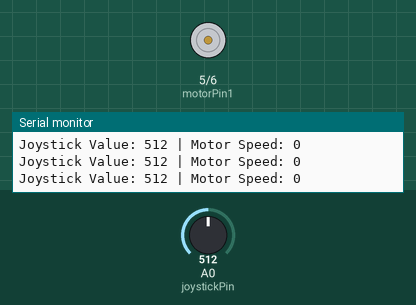
The sketch below on a simulated Arduino Uno, built with avr-gcc and run on an emulated ATmega328P. Shown: motor-driver pin pairs drawn as motors (green arrow = first pin HIGH = forward, orange = second pin HIGH = backward, longer = more drive, scaled by the enable pin), the last lines printed to the serial monitor. The test bench sets the inputs (shaded band); at power-on: A0 (joystickPin) = 512.

Above: at 1.2 s.
1.3 s: A0 (joystickPin) set to 716
At 2.5 s:
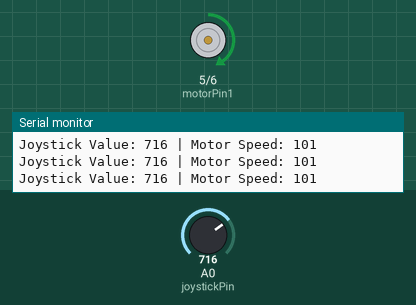
2.8 s: A0 (joystickPin) set to 900
At 4.0 s:
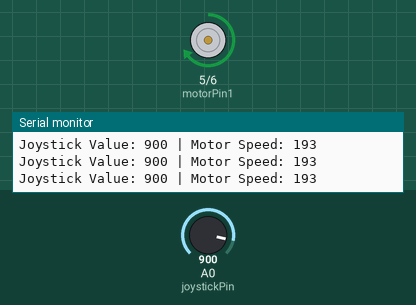
4.3 s: A0 (joystickPin) set to 511
At 5.5 s:
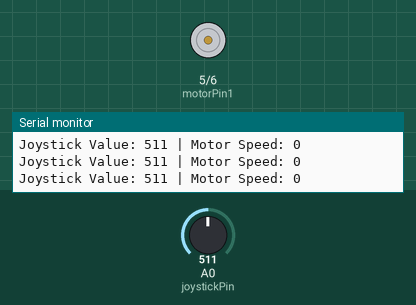
5.8 s: A0 (joystickPin) set to 493
At 7.0 s:
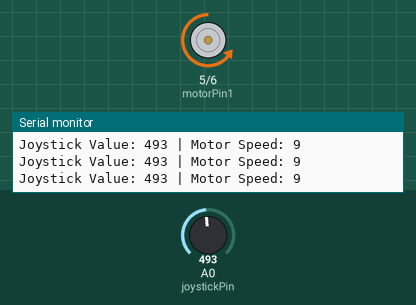
7.3 s: A0 (joystickPin) set to 306
At 8.5 s:
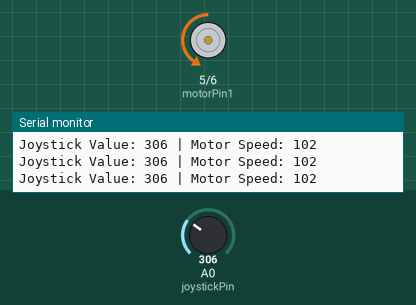
8.8 s: A0 (joystickPin) set to 0
At 10.2 s:
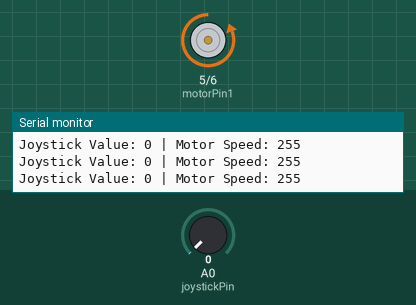
Timing chart, 0 to 11.3 s (numbered marks = the images above; inputs shaded):
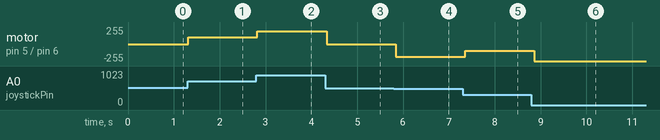

Measured:
- the behaviour switches between 510 and 509 on A0 (joystickPin) (found by bisection; images 3 and 4)
- after the input at 1.3 s, motor on pin 5 (motorPin1) / pin 6 (motorPin2): stopped → forward 101/255 at once
- after the input at 2.8 s, motor on pin 5 (motorPin1) / pin 6 (motorPin2): forward 101/255 → forward 193/255 at once
- after the input at 4.3 s, motor on pin 5 (motorPin1) / pin 6 (motorPin2): forward 193/255 → stopped at once
- after the input at 5.8 s, motor on pin 5 (motorPin1) / pin 6 (motorPin2): stopped → backward 193/255 at once
- after the input at 7.3 s, motor on pin 5 (motorPin1) / pin 6 (motorPin2): backward 193/255 → backward 102/255 after 0.05 s
- after the input at 8.8 s, motor on pin 5 (motorPin1) / pin 6 (motorPin2): backward 102/255 → backward 255/255 after 0.06 s

The sketch:

2024_08_22_JoystickControlOnGearMotor.ino
```cpp
int motorPin1 = 5;  // Connected to black (Motor -)
int motorPin2 = 6;  // Connected to red (Motor +)
int enablePin = 9;  // PWM pin for speed control

int joystickPin = A0;  // Joystick X-axis connected to A0

void setup() {
  pinMode(motorPin1, OUTPUT);
  pinMode(motorPin2, OUTPUT);
  pinMode(enablePin, OUTPUT);

  Serial.begin(9600);
}

void loop() {
  int joystickValue = analogRead(joystickPin);

  int speed = map(abs(joystickValue - 512), 0, 512, 0, 255);  // Map to speed 0-255
  int direction = joystickValue - 512;  // Negative for left (CCW), positive for right (CW)

  if (direction > 0) {
    // Turn motor clockwise (right movement)
    runMotorClockwise(speed);
  } else if (direction < 0) {
    // Turn motor counterclockwise (left movement)
    runMotorCounterclockwise(speed);
  } else {
    // Stop motor if joystick is centered
    stopMotor();
  }

  Serial.print("Joystick Value: ");
  Serial.print(joystickValue);
  Serial.print(" | Motor Speed: ");
  Serial.println(speed);

  delay(100);  // Small delay to smooth the operation
}

void runMotorClockwise(int speed) {
  digitalWrite(motorPin1, HIGH);  // Set Motor + (red) to HIGH
  digitalWrite(motorPin2, LOW);   // Set Motor - (black) to LOW
  analogWrite(enablePin, speed);  // Control speed using PWM
}

// Function to run motor counterclockwise
void runMotorCounterclockwise(int speed) {
  digitalWrite(motorPin1, LOW);   // Set Motor + (red) to LOW
  digitalWrite(motorPin2, HIGH);  // Set Motor - (black) to HIGH
  analogWrite(enablePin, speed);  // Control speed using PWM
}

// Function to stop motor
void stopMotor() {
  digitalWrite(motorPin1, LOW);
  digitalWrite(motorPin2, LOW);
  analogWrite(enablePin, 0);      // Set speed to 0
}
```
